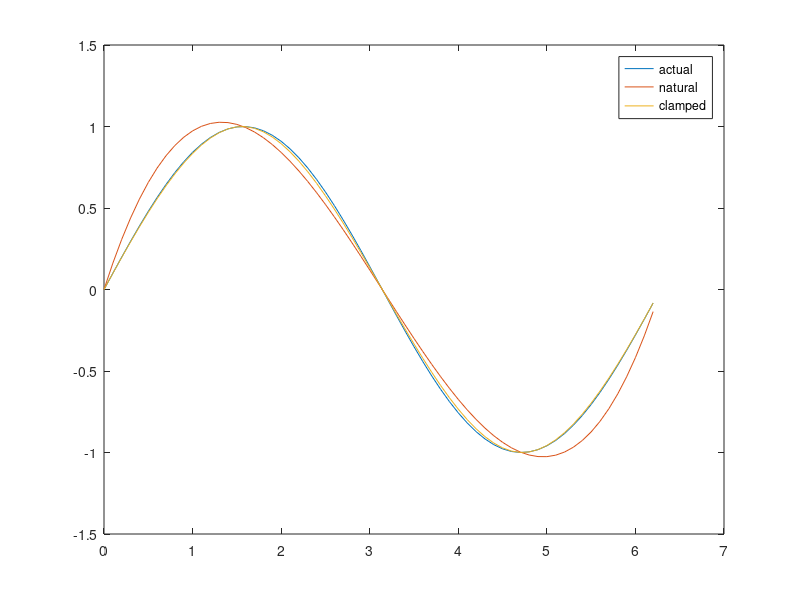

The MATLAB source for this figure:
x = [0, pi/2, pi, 3*pi/2, 2*pi];
y = sin(x);

#a

actual_val = sin(pi/4)
natural = spline(x, y, pi/4)
clamped = spline(x, [cos(0), y, cos(2*pi)], pi/4)


#b

x_vals = 0:0.1:2*pi;
plot(x_vals, sin(x_vals), x_vals, spline(x, y, x_vals), x_vals, spline(x, [cos(0), y, cos(2*pi)], x_vals))
legend('actual', 'natural', 'clamped')